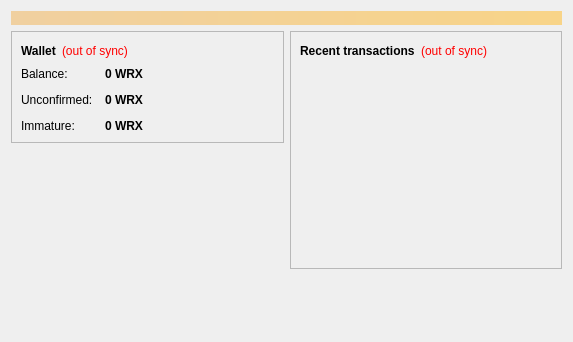
<?xml version="1.0" encoding="UTF-8"?>
<ui version="4.0">
 <class>OverviewPage</class>
 <widget class="QWidget" name="OverviewPage">
  <property name="geometry">
   <rect>
    <x>0</x>
    <y>0</y>
    <width>573</width>
    <height>342</height>
   </rect>
  </property>
  <property name="windowTitle">
   <string>Form</string>
  </property>
  <layout class="QVBoxLayout" name="topLayout">
   <item>
    <widget class="QLabel" name="labelAlerts">
     <property name="visible">
      <bool>false</bool>
     </property>
     <property name="styleSheet">
      <string notr="true">background-color: qlineargradient(x1: 0, y1: 0, x2: 1, y2: 0, stop:0 #F0D0A0, stop:1 #F8D488); color:#000000;</string>
     </property>
     <property name="wordWrap">
      <bool>true</bool>
     </property>
     <property name="margin">
      <number>3</number>
     </property>
    </widget>
   </item>
   <item>
    <layout class="QHBoxLayout" name="horizontalLayout" stretch="1,1">
     <item>
      <layout class="QVBoxLayout" name="verticalLayout_2">
       <item>
        <widget class="QFrame" name="frame">
         <property name="frameShape">
          <enum>QFrame::StyledPanel</enum>
         </property>
         <property name="frameShadow">
          <enum>QFrame::Raised</enum>
         </property>
         <layout class="QVBoxLayout" name="verticalLayout_4">
          <item>
           <layout class="QHBoxLayout" name="horizontalLayout_4">
            <item>
             <widget class="QLabel" name="label_5">
              <property name="font">
               <font>
                <weight>75</weight>
                <bold>true</bold>
               </font>
              </property>
              <property name="text">
               <string>Wallet</string>
              </property>
             </widget>
            </item>
            <item>
             <widget class="QLabel" name="labelWalletStatus">
              <property name="toolTip">
               <string>The displayed information may be out of date. Your wallet automatically synchronizes with the Winstarrxcoin network after a connection is established, but this process has not completed yet.</string>
              </property>
              <property name="styleSheet">
               <string notr="true">QLabel { color: red; }</string>
              </property>
              <property name="text">
               <string notr="true">(out of sync)</string>
              </property>
              <property name="alignment">
               <set>Qt::AlignLeading|Qt::AlignLeft|Qt::AlignVCenter</set>
              </property>
             </widget>
            </item>
            <item>
             <spacer name="horizontalSpacer_2">
              <property name="orientation">
               <enum>Qt::Horizontal</enum>
              </property>
              <property name="sizeHint" stdset="0">
               <size>
                <width>40</width>
                <height>20</height>
               </size>
              </property>
             </spacer>
            </item>
           </layout>
          </item>
          <item>
           <layout class="QFormLayout" name="formLayout_2">
            <property name="fieldGrowthPolicy">
             <enum>QFormLayout::AllNonFixedFieldsGrow</enum>
            </property>
            <property name="horizontalSpacing">
             <number>12</number>
            </property>
            <property name="verticalSpacing">
             <number>12</number>
            </property>
            <item row="0" column="0">
             <widget class="QLabel" name="label">
              <property name="text">
               <string>Balance:</string>
              </property>
             </widget>
            </item>
            <item row="0" column="1">
             <widget class="QLabel" name="labelBalance">
              <property name="font">
               <font>
                <weight>75</weight>
                <bold>true</bold>
               </font>
              </property>
              <property name="cursor">
               <cursorShape>IBeamCursor</cursorShape>
              </property>
              <property name="toolTip">
               <string>Your current balance</string>
              </property>
              <property name="text">
               <string notr="true">0 WRX</string>
              </property>
              <property name="textInteractionFlags">
               <set>Qt::LinksAccessibleByMouse|Qt::TextSelectableByKeyboard|Qt::TextSelectableByMouse</set>
              </property>
             </widget>
            </item>
            <item row="1" column="0">
             <widget class="QLabel" name="label_3">
              <property name="text">
               <string>Unconfirmed:</string>
              </property>
             </widget>
            </item>
            <item row="1" column="1">
             <widget class="QLabel" name="labelUnconfirmed">
              <property name="font">
               <font>
                <weight>75</weight>
                <bold>true</bold>
               </font>
              </property>
              <property name="cursor">
               <cursorShape>IBeamCursor</cursorShape>
              </property>
              <property name="toolTip">
               <string>Total of transactions that have yet to be confirmed, and do not yet count toward the current balance</string>
              </property>
              <property name="text">
               <string notr="true">0 WRX</string>
              </property>
              <property name="textInteractionFlags">
               <set>Qt::LinksAccessibleByMouse|Qt::TextSelectableByKeyboard|Qt::TextSelectableByMouse</set>
              </property>
             </widget>
            </item>
            <item row="2" column="0">
             <widget class="QLabel" name="labelImmatureText">
              <property name="text">
               <string>Immature:</string>
              </property>
             </widget>
            </item>
            <item row="2" column="1">
             <widget class="QLabel" name="labelImmature">
              <property name="font">
               <font>
                <weight>75</weight>
                <bold>true</bold>
               </font>
              </property>
              <property name="toolTip">
               <string>Mined balance that has not yet matured</string>
              </property>
              <property name="text">
               <string notr="true">0 WRX</string>
              </property>
              <property name="textInteractionFlags">
               <set>Qt::LinksAccessibleByMouse|Qt::TextSelectableByKeyboard|Qt::TextSelectableByMouse</set>
              </property>
             </widget>
            </item>
           </layout>
          </item>
         </layout>
        </widget>
       </item>
       <item>
        <spacer name="verticalSpacer">
         <property name="orientation">
          <enum>Qt::Vertical</enum>
         </property>
         <property name="sizeHint" stdset="0">
          <size>
           <width>20</width>
           <height>40</height>
          </size>
         </property>
        </spacer>
       </item>
      </layout>
     </item>
     <item>
      <layout class="QVBoxLayout" name="verticalLayout_3">
       <item>
        <widget class="QFrame" name="frame_2">
         <property name="frameShape">
          <enum>QFrame::StyledPanel</enum>
         </property>
         <property name="frameShadow">
          <enum>QFrame::Raised</enum>
         </property>
         <layout class="QVBoxLayout" name="verticalLayout">
          <item>
           <layout class="QHBoxLayout" name="horizontalLayout_2">
            <item>
             <widget class="QLabel" name="label_4">
              <property name="text">
               <string>&lt;b&gt;Recent transactions&lt;/b&gt;</string>
              </property>
             </widget>
            </item>
            <item>
             <widget class="QLabel" name="labelTransactionsStatus">
              <property name="toolTip">
               <string>The displayed information may be out of date. Your wallet automatically synchronizes with the Winstarrxcoin network after a connection is established, but this process has not completed yet.</string>
              </property>
              <property name="styleSheet">
               <string notr="true">QLabel { color: red; }</string>
              </property>
              <property name="text">
               <string notr="true">(out of sync)</string>
              </property>
              <property name="alignment">
               <set>Qt::AlignRight|Qt::AlignTrailing|Qt::AlignVCenter</set>
              </property>
             </widget>
            </item>
            <item>
             <spacer name="horizontalSpacer">
              <property name="orientation">
               <enum>Qt::Horizontal</enum>
              </property>
              <property name="sizeHint" stdset="0">
               <size>
                <width>40</width>
                <height>20</height>
               </size>
              </property>
             </spacer>
            </item>
           </layout>
          </item>
          <item>
           <widget class="QListView" name="listTransactions">
            <property name="styleSheet">
             <string notr="true">QListView { background: transparent; }</string>
            </property>
            <property name="frameShape">
             <enum>QFrame::NoFrame</enum>
            </property>
            <property name="verticalScrollBarPolicy">
             <enum>Qt::ScrollBarAlwaysOff</enum>
            </property>
            <property name="horizontalScrollBarPolicy">
             <enum>Qt::ScrollBarAlwaysOff</enum>
            </property>
            <property name="selectionMode">
             <enum>QAbstractItemView::NoSelection</enum>
            </property>
           </widget>
          </item>
         </layout>
        </widget>
       </item>
       <item>
        <spacer name="verticalSpacer_2">
         <property name="orientation">
          <enum>Qt::Vertical</enum>
         </property>
         <property name="sizeHint" stdset="0">
          <size>
           <width>20</width>
           <height>40</height>
          </size>
         </property>
        </spacer>
       </item>
      </layout>
     </item>
    </layout>
   </item>
  </layout>
 </widget>
 <resources/>
 <connections/>
</ui>
